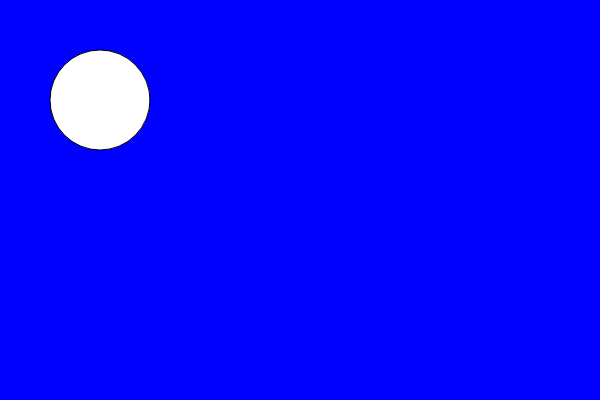
Frame 1 (no input)
Frame 60 (no input): identical to frame 1, image omitted
Frame 120 (the mouse pressed at the canvas centre since frame 60): identical to frame 1, image omitted

The p5.js sketch that drew this single still picture (run headless with seeded random() and noise() and a simulated clock; from frame 60 on, the mouse is pressed at the canvas centre):

// p5.js sketch
// ── sketch.js
function setup() {
	createCanvas(600,400);
	background(0,0,255);
}

function draw() {
	background(0,0,255);
	ellipse(100,100,100,100);
  
}
// ── sketch copy.js
function setup() {
	createCanvas(600,400);
	background(0,0,255);
}

function draw() {
	ellipse(100,100,100,100);
  
}
